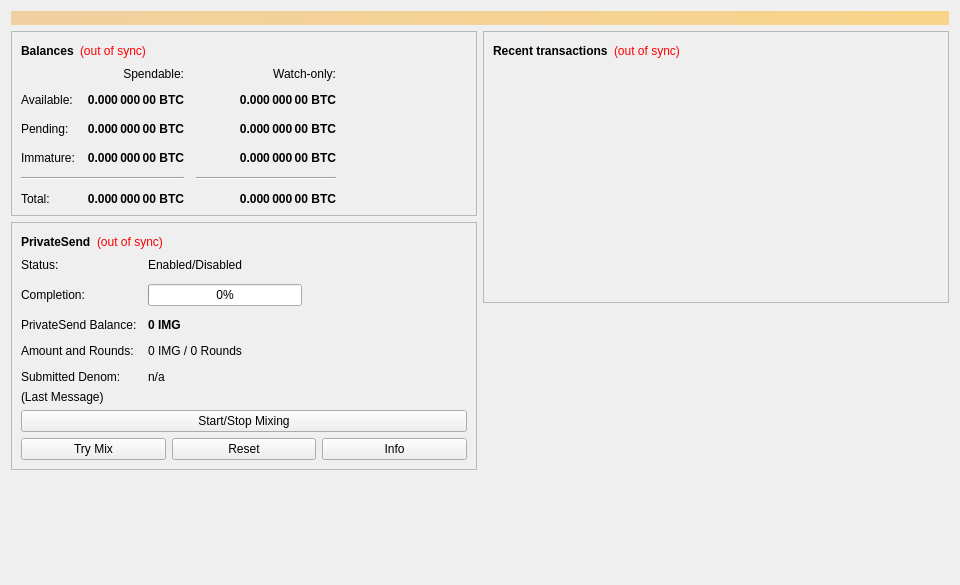
<?xml version="1.0" encoding="UTF-8"?>
<ui version="4.0">
 <class>OverviewPage</class>
 <widget class="QWidget" name="OverviewPage">
  <property name="geometry">
   <rect>
    <x>0</x>
    <y>0</y>
    <width>960</width>
    <height>585</height>
   </rect>
  </property>
  <property name="minimumSize">
   <size>
    <width>960</width>
    <height>0</height>
   </size>
  </property>
  <property name="windowTitle">
   <string>Form</string>
  </property>
  <layout class="QVBoxLayout" name="topLayout">
   <item>
    <widget class="QLabel" name="labelAlerts">
     <property name="visible">
      <bool>false</bool>
     </property>
     <property name="styleSheet">
      <string notr="true">QLabel { background-color: qlineargradient(x1: 0, y1: 0, x2: 1, y2: 0, stop:0 #F0D0A0, stop:1 #F8D488); color:#000000; }</string>
     </property>
     <property name="wordWrap">
      <bool>true</bool>
     </property>
     <property name="margin">
      <number>3</number>
     </property>
     <property name="textInteractionFlags">
      <set>Qt::TextSelectableByMouse</set>
     </property>
    </widget>
   </item>
   <item>
    <layout class="QHBoxLayout" name="horizontalLayout" stretch="1,1">
     <item>
      <layout class="QVBoxLayout" name="verticalLayout_2">
       <item>
        <widget class="QFrame" name="frame">
         <property name="frameShape">
          <enum>QFrame::StyledPanel</enum>
         </property>
         <property name="frameShadow">
          <enum>QFrame::Raised</enum>
         </property>
         <layout class="QVBoxLayout" name="verticalLayout_4">
          <item>
           <layout class="QHBoxLayout" name="horizontalLayout_4">
            <item>
             <widget class="QLabel" name="label_5">
              <property name="font">
               <font>
                <weight>75</weight>
                <bold>true</bold>
               </font>
              </property>
              <property name="text">
               <string>Balances</string>
              </property>
             </widget>
            </item>
            <item>
             <widget class="QLabel" name="labelWalletStatus">
              <property name="toolTip">
               <string>The displayed information may be out of date. Your wallet automatically synchronizes with the Dash network after a connection is established, but this process has not completed yet.</string>
              </property>
              <property name="styleSheet">
               <string notr="true">QLabel { color: red; }</string>
              </property>
              <property name="text">
               <string notr="true">(out of sync)</string>
              </property>
              <property name="alignment">
               <set>Qt::AlignLeading|Qt::AlignLeft|Qt::AlignVCenter</set>
              </property>
             </widget>
            </item>
            <item>
             <spacer name="horizontalSpacer_3">
              <property name="orientation">
               <enum>Qt::Horizontal</enum>
              </property>
              <property name="sizeHint" stdset="0">
               <size>
                <width>40</width>
                <height>20</height>
               </size>
              </property>
             </spacer>
            </item>
           </layout>
          </item>
          <item>
           <layout class="QGridLayout" name="gridLayout">
            <property name="spacing">
             <number>12</number>
            </property>
            <item row="2" column="2">
             <widget class="QLabel" name="labelWatchPending">
              <property name="font">
               <font>
                <weight>75</weight>
                <bold>true</bold>
               </font>
              </property>
              <property name="cursor">
               <cursorShape>IBeamCursor</cursorShape>
              </property>
              <property name="toolTip">
               <string>Unconfirmed transactions to watch-only addresses</string>
              </property>
              <property name="text">
               <string notr="true">0.000 000 00 BTC</string>
              </property>
              <property name="alignment">
               <set>Qt::AlignRight|Qt::AlignTrailing|Qt::AlignVCenter</set>
              </property>
              <property name="textInteractionFlags">
               <set>Qt::LinksAccessibleByMouse|Qt::TextSelectableByKeyboard|Qt::TextSelectableByMouse</set>
              </property>
             </widget>
            </item>
            <item row="2" column="1">
             <widget class="QLabel" name="labelUnconfirmed">
              <property name="font">
               <font>
                <weight>75</weight>
                <bold>true</bold>
               </font>
              </property>
              <property name="cursor">
               <cursorShape>IBeamCursor</cursorShape>
              </property>
              <property name="toolTip">
               <string>Total of transactions that have yet to be confirmed, and do not yet count toward the spendable balance</string>
              </property>
              <property name="text">
               <string notr="true">0.000 000 00 BTC</string>
              </property>
              <property name="alignment">
               <set>Qt::AlignRight|Qt::AlignTrailing|Qt::AlignVCenter</set>
              </property>
              <property name="textInteractionFlags">
               <set>Qt::LinksAccessibleByMouse|Qt::TextSelectableByKeyboard|Qt::TextSelectableByMouse</set>
              </property>
             </widget>
            </item>
            <item row="3" column="2">
             <widget class="QLabel" name="labelWatchImmature">
              <property name="font">
               <font>
                <weight>75</weight>
                <bold>true</bold>
               </font>
              </property>
              <property name="cursor">
               <cursorShape>IBeamCursor</cursorShape>
              </property>
              <property name="toolTip">
               <string>Mined balance in watch-only addresses that has not yet matured</string>
              </property>
              <property name="text">
               <string notr="true">0.000 000 00 BTC</string>
              </property>
              <property name="alignment">
               <set>Qt::AlignRight|Qt::AlignTrailing|Qt::AlignVCenter</set>
              </property>
              <property name="textInteractionFlags">
               <set>Qt::LinksAccessibleByMouse|Qt::TextSelectableByKeyboard|Qt::TextSelectableByMouse</set>
              </property>
             </widget>
            </item>
            <item row="4" column="0" colspan="2">
             <widget class="Line" name="lineSpendableBalance">
              <property name="orientation">
               <enum>Qt::Horizontal</enum>
              </property>
             </widget>
            </item>
            <item row="4" column="2">
             <widget class="Line" name="lineWatchBalance">
              <property name="sizePolicy">
               <sizepolicy hsizetype="Preferred" vsizetype="Fixed">
                <horstretch>0</horstretch>
                <verstretch>0</verstretch>
               </sizepolicy>
              </property>
              <property name="minimumSize">
               <size>
                <width>140</width>
                <height>0</height>
               </size>
              </property>
              <property name="orientation">
               <enum>Qt::Horizontal</enum>
              </property>
             </widget>
            </item>
            <item row="5" column="0">
             <widget class="QLabel" name="labelTotalText">
              <property name="text">
               <string>Total:</string>
              </property>
             </widget>
            </item>
            <item row="3" column="1">
             <widget class="QLabel" name="labelImmature">
              <property name="font">
               <font>
                <weight>75</weight>
                <bold>true</bold>
               </font>
              </property>
              <property name="cursor">
               <cursorShape>IBeamCursor</cursorShape>
              </property>
              <property name="toolTip">
               <string>Mined balance that has not yet matured</string>
              </property>
              <property name="text">
               <string notr="true">0.000 000 00 BTC</string>
              </property>
              <property name="alignment">
               <set>Qt::AlignRight|Qt::AlignTrailing|Qt::AlignVCenter</set>
              </property>
              <property name="textInteractionFlags">
               <set>Qt::LinksAccessibleByMouse|Qt::TextSelectableByKeyboard|Qt::TextSelectableByMouse</set>
              </property>
             </widget>
            </item>
            <item row="2" column="3">
             <spacer name="horizontalSpacer_2">
              <property name="orientation">
               <enum>Qt::Horizontal</enum>
              </property>
              <property name="sizeHint" stdset="0">
               <size>
                <width>40</width>
                <height>20</height>
               </size>
              </property>
             </spacer>
            </item>
            <item row="3" column="0">
             <widget class="QLabel" name="labelImmatureText">
              <property name="text">
               <string>Immature:</string>
              </property>
             </widget>
            </item>
            <item row="5" column="1">
             <widget class="QLabel" name="labelTotal">
              <property name="font">
               <font>
                <weight>75</weight>
                <bold>true</bold>
               </font>
              </property>
              <property name="cursor">
               <cursorShape>IBeamCursor</cursorShape>
              </property>
              <property name="toolTip">
               <string>Your current total balance</string>
              </property>
              <property name="text">
               <string notr="true">0.000 000 00 BTC</string>
              </property>
              <property name="alignment">
               <set>Qt::AlignRight|Qt::AlignTrailing|Qt::AlignVCenter</set>
              </property>
              <property name="textInteractionFlags">
               <set>Qt::LinksAccessibleByMouse|Qt::TextSelectableByKeyboard|Qt::TextSelectableByMouse</set>
              </property>
             </widget>
            </item>
            <item row="5" column="2">
             <widget class="QLabel" name="labelWatchTotal">
              <property name="font">
               <font>
                <weight>75</weight>
                <bold>true</bold>
               </font>
              </property>
              <property name="cursor">
               <cursorShape>IBeamCursor</cursorShape>
              </property>
              <property name="toolTip">
               <string>Current total balance in watch-only addresses</string>
              </property>
              <property name="text">
               <string notr="true">0.000 000 00 BTC</string>
              </property>
              <property name="alignment">
               <set>Qt::AlignRight|Qt::AlignTrailing|Qt::AlignVCenter</set>
              </property>
              <property name="textInteractionFlags">
               <set>Qt::LinksAccessibleByMouse|Qt::TextSelectableByKeyboard|Qt::TextSelectableByMouse</set>
              </property>
             </widget>
            </item>
            <item row="0" column="2">
             <widget class="QLabel" name="labelWatchonly">
              <property name="text">
               <string>Watch-only:</string>
              </property>
              <property name="alignment">
               <set>Qt::AlignRight|Qt::AlignTrailing|Qt::AlignVCenter</set>
              </property>
             </widget>
            </item>
            <item row="1" column="0">
             <widget class="QLabel" name="labelBalanceText">
              <property name="text">
               <string>Available:</string>
              </property>
             </widget>
            </item>
            <item row="1" column="1">
             <widget class="QLabel" name="labelBalance">
              <property name="font">
               <font>
                <weight>75</weight>
                <bold>true</bold>
               </font>
              </property>
              <property name="cursor">
               <cursorShape>IBeamCursor</cursorShape>
              </property>
              <property name="toolTip">
               <string>Your current spendable balance</string>
              </property>
              <property name="text">
               <string notr="true">0.000 000 00 BTC</string>
              </property>
              <property name="alignment">
               <set>Qt::AlignRight|Qt::AlignTrailing|Qt::AlignVCenter</set>
              </property>
              <property name="textInteractionFlags">
               <set>Qt::LinksAccessibleByMouse|Qt::TextSelectableByKeyboard|Qt::TextSelectableByMouse</set>
              </property>
             </widget>
            </item>
            <item row="1" column="2">
             <widget class="QLabel" name="labelWatchAvailable">
              <property name="font">
               <font>
                <weight>75</weight>
                <bold>true</bold>
               </font>
              </property>
              <property name="cursor">
               <cursorShape>IBeamCursor</cursorShape>
              </property>
              <property name="toolTip">
               <string>Your current balance in watch-only addresses</string>
              </property>
              <property name="text">
               <string notr="true">0.000 000 00 BTC</string>
              </property>
              <property name="alignment">
               <set>Qt::AlignRight|Qt::AlignTrailing|Qt::AlignVCenter</set>
              </property>
              <property name="textInteractionFlags">
               <set>Qt::LinksAccessibleByMouse|Qt::TextSelectableByKeyboard|Qt::TextSelectableByMouse</set>
              </property>
             </widget>
            </item>
            <item row="2" column="0">
             <widget class="QLabel" name="labelPendingText">
              <property name="text">
               <string>Pending:</string>
              </property>
             </widget>
            </item>
            <item row="0" column="1">
             <widget class="QLabel" name="labelSpendable">
              <property name="text">
               <string>Spendable:</string>
              </property>
              <property name="alignment">
               <set>Qt::AlignRight|Qt::AlignTrailing|Qt::AlignVCenter</set>
              </property>
             </widget>
            </item>
           </layout>
          </item>
         </layout>
        </widget>
       </item>
       <item>
        <widget class="QFrame" name="framePrivateSend">
         <property name="layoutDirection">
          <enum>Qt::LeftToRight</enum>
         </property>
         <property name="frameShape">
          <enum>QFrame::StyledPanel</enum>
         </property>
         <property name="frameShadow">
          <enum>QFrame::Raised</enum>
         </property>
         <layout class="QVBoxLayout" name="VerticalLayout_PS1">
          <item>
           <layout class="QHBoxLayout" name="horizontalLayout_5">
            <item>
             <widget class="QLabel" name="labelPrivateSendHeader">
              <property name="font">
               <font>
                <weight>75</weight>
                <bold>true</bold>
               </font>
              </property>
              <property name="text">
               <string>PrivateSend</string>
              </property>
             </widget>
            </item>
            <item>
             <widget class="QLabel" name="labelPrivateSendSyncStatus">
              <property name="toolTip">
               <string>The displayed information may be out of date. Your wallet automatically synchronizes with the Dash network after a connection is established, but this process has not completed yet.</string>
              </property>
              <property name="styleSheet">
               <string notr="true">QLabel { color: red; }</string>
              </property>
              <property name="text">
               <string notr="true">(out of sync)</string>
              </property>
              <property name="alignment">
               <set>Qt::AlignLeading|Qt::AlignLeft|Qt::AlignVCenter</set>
              </property>
             </widget>
            </item>
            <item>
             <spacer name="horizontalSpacer_4">
              <property name="orientation">
               <enum>Qt::Horizontal</enum>
              </property>
              <property name="sizeHint" stdset="0">
               <size>
                <width>40</width>
                <height>20</height>
               </size>
              </property>
             </spacer>
            </item>
           </layout>
          </item>
          <item>
           <layout class="QFormLayout" name="privateSendFormLayout">
            <property name="fieldGrowthPolicy">
             <enum>QFormLayout::AllNonFixedFieldsGrow</enum>
            </property>
            <property name="horizontalSpacing">
             <number>11</number>
            </property>
            <property name="verticalSpacing">
             <number>12</number>
            </property>
            <item row="0" column="0">
             <widget class="QLabel" name="labelPrivateSendEnabledText">
              <property name="text">
               <string>Status:</string>
              </property>
             </widget>
            </item>
            <item row="0" column="1">
             <widget class="QLabel" name="labelPrivateSendEnabled">
              <property name="text">
               <string>Enabled/Disabled</string>
              </property>
             </widget>
            </item>
            <item row="1" column="0">
             <widget class="QLabel" name="labelCompletitionText">
              <property name="text">
               <string>Completion:</string>
              </property>
             </widget>
            </item>
            <item row="1" column="1">
             <widget class="QProgressBar" name="privateSendProgress">
              <property name="maximumSize">
               <size>
                <width>154</width>
                <height>16777215</height>
               </size>
              </property>
              <property name="value">
               <number>0</number>
              </property>
             </widget>
            </item>
            <item row="2" column="0">
             <widget class="QLabel" name="labelAnonymizedText">
              <property name="text">
               <string>PrivateSend Balance:</string>
              </property>
             </widget>
            </item>
            <item row="2" column="1">
             <widget class="QLabel" name="labelAnonymized">
              <property name="font">
               <font>
                <weight>75</weight>
                <bold>true</bold>
               </font>
              </property>
              <property name="text">
               <string notr="true">0 IMG</string>
              </property>
             </widget>
            </item>
            <item row="3" column="0">
             <widget class="QLabel" name="labelAmountAndRoundsText">
              <property name="text">
               <string>Amount and Rounds:</string>
              </property>
             </widget>
            </item>
            <item row="3" column="1">
             <widget class="QLabel" name="labelAmountRounds">
              <property name="text">
               <string>0 IMG / 0 Rounds</string>
              </property>
             </widget>
            </item>
            <item row="4" column="0">
             <widget class="QLabel" name="labelSubmittedDenomText">
              <property name="text">
               <string>Submitted Denom:</string>
              </property>
             </widget>
            </item>
            <item row="4" column="1">
             <widget class="QLabel" name="labelSubmittedDenom">
              <property name="toolTip">
               <string>The denominations you submitted to the Masternode.&lt;br&gt;To mix, other users must submit the exact same denominations.</string>
              </property>
              <property name="text">
               <string>n/a</string>
              </property>
             </widget>
            </item>
           </layout>
          </item>
          <item>
           <layout class="QVBoxLayout" name="VerticalLayout_PS">
            <item>
             <widget class="QLabel" name="labelPrivateSendLastMessage">
              <property name="text">
               <string>(Last Message)</string>
              </property>
              <property name="alignment">
               <set>Qt::AlignLeading|Qt::AlignLeft|Qt::AlignTop</set>
              </property>
              <property name="wordWrap">
               <bool>true</bool>
              </property>
             </widget>
            </item>
            <item>
             <widget class="QPushButton" name="togglePrivateSend">
              <property name="sizePolicy">
               <sizepolicy hsizetype="MinimumExpanding" vsizetype="Fixed">
                <horstretch>0</horstretch>
                <verstretch>0</verstretch>
               </sizepolicy>
              </property>
              <property name="text">
               <string>Start/Stop Mixing</string>
              </property>
             </widget>
            </item>
            <item>
             <layout class="QHBoxLayout" name="horizontalLayout_debugbuttons">
              <item>
               <widget class="QPushButton" name="privateSendAuto">
                <property name="sizePolicy">
                 <sizepolicy hsizetype="MinimumExpanding" vsizetype="Fixed">
                  <horstretch>0</horstretch>
                  <verstretch>0</verstretch>
                 </sizepolicy>
                </property>
                <property name="toolTip">
                 <string>Try to manually submit a PrivateSend request.</string>
                </property>
                <property name="text">
                 <string>Try Mix</string>
                </property>
               </widget>
              </item>
              <item>
               <widget class="QPushButton" name="privateSendReset">
                <property name="sizePolicy">
                 <sizepolicy hsizetype="MinimumExpanding" vsizetype="Fixed">
                  <horstretch>0</horstretch>
                  <verstretch>0</verstretch>
                 </sizepolicy>
                </property>
                <property name="toolTip">
                 <string>Reset the current status of PrivateSend (can interrupt PrivateSend if it's in the process of Mixing, which can cost you money!)</string>
                </property>
                <property name="autoFillBackground">
                 <bool>false</bool>
                </property>
                <property name="text">
                 <string>Reset</string>
                </property>
               </widget>
              </item>
              <item>
               <widget class="QPushButton" name="privateSendInfo">
                <property name="sizePolicy">
                 <sizepolicy hsizetype="MinimumExpanding" vsizetype="Fixed">
                  <horstretch>0</horstretch>
                  <verstretch>0</verstretch>
                 </sizepolicy>
                </property>
                <property name="toolTip">
                 <string>Information about PrivateSend and Mixing</string>
                </property>
                <property name="text">
                 <string>Info</string>
                </property>
               </widget>
              </item>
             </layout>
            </item>
           </layout>
          </item>
         </layout>
        </widget>
       </item>
       <item>
        <spacer name="verticalSpacer">
         <property name="orientation">
          <enum>Qt::Vertical</enum>
         </property>
         <property name="sizeHint" stdset="0">
          <size>
           <width>20</width>
           <height>40</height>
          </size>
         </property>
        </spacer>
       </item>
      </layout>
     </item>
     <item>
      <layout class="QVBoxLayout" name="verticalLayout_3">
       <item>
        <widget class="QFrame" name="frame_2">
         <property name="frameShape">
          <enum>QFrame::StyledPanel</enum>
         </property>
         <property name="frameShadow">
          <enum>QFrame::Raised</enum>
         </property>
         <layout class="QVBoxLayout" name="verticalLayout">
          <item>
           <layout class="QHBoxLayout" name="horizontalLayout_2">
            <item>
             <widget class="QLabel" name="label_4">
              <property name="font">
               <font>
                <weight>75</weight>
                <bold>true</bold>
               </font>
              </property>
              <property name="text">
               <string>Recent transactions</string>
              </property>
             </widget>
            </item>
            <item>
             <widget class="QLabel" name="labelTransactionsStatus">
              <property name="toolTip">
               <string>The displayed information may be out of date. Your wallet automatically synchronizes with the Dash network after a connection is established, but this process has not completed yet.</string>
              </property>
              <property name="styleSheet">
               <string notr="true">QLabel { color: red; }</string>
              </property>
              <property name="text">
               <string notr="true">(out of sync)</string>
              </property>
              <property name="alignment">
               <set>Qt::AlignLeading|Qt::AlignLeft|Qt::AlignVCenter</set>
              </property>
             </widget>
            </item>
            <item>
             <spacer name="horizontalSpacer">
              <property name="orientation">
               <enum>Qt::Horizontal</enum>
              </property>
              <property name="sizeHint" stdset="0">
               <size>
                <width>40</width>
                <height>20</height>
               </size>
              </property>
             </spacer>
            </item>
           </layout>
          </item>
          <item>
           <widget class="QListView" name="listTransactions">
            <property name="styleSheet">
             <string notr="true">QListView { background: transparent; }</string>
            </property>
            <property name="frameShape">
             <enum>QFrame::NoFrame</enum>
            </property>
            <property name="verticalScrollBarPolicy">
             <enum>Qt::ScrollBarAlwaysOff</enum>
            </property>
            <property name="horizontalScrollBarPolicy">
             <enum>Qt::ScrollBarAlwaysOff</enum>
            </property>
            <property name="selectionMode">
             <enum>QAbstractItemView::NoSelection</enum>
            </property>
           </widget>
          </item>
         </layout>
        </widget>
       </item>
       <item>
        <spacer name="verticalSpacer_2">
         <property name="orientation">
          <enum>Qt::Vertical</enum>
         </property>
         <property name="sizeHint" stdset="0">
          <size>
           <width>20</width>
           <height>40</height>
          </size>
         </property>
        </spacer>
       </item>
      </layout>
     </item>
    </layout>
   </item>
  </layout>
 </widget>
 <resources/>
 <connections/>
</ui>
